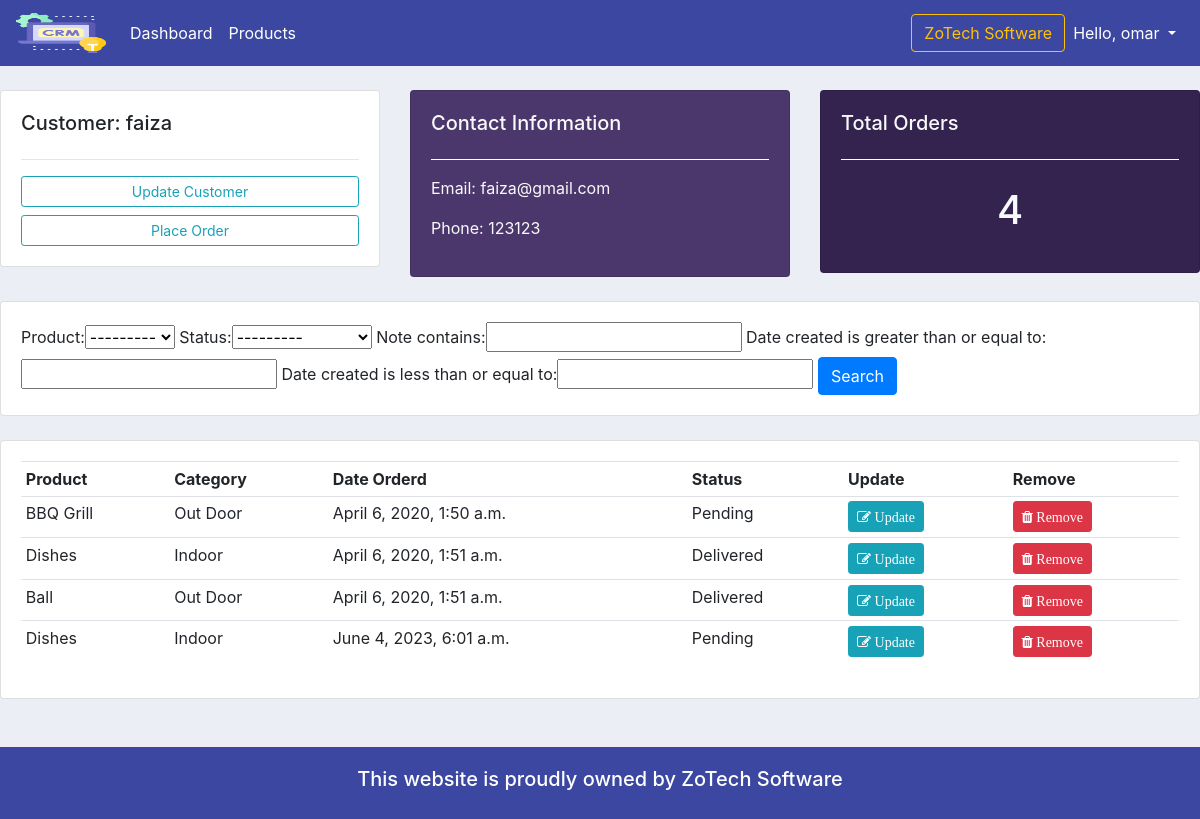
The page /customer/2/ (signed in) on the database its author committed.
### accounts/models.py (models this page shows, shortened)
class Customer(models.Model):
    user = models.OneToOneField(User, null=True, blank=True, on_delete=models.CASCADE) # one to one relationships(one customer can have one user and one user can have one customer)
    name = models.CharField(max_length=200, null=True)
    phone = models.CharField(max_length=200, null=True)
    email = models.CharField(max_length=200, null=True)
    profile_pic = models.ImageField(default="profile1.png", null=True, blank=True)
    date_created = models.DateTimeField(auto_now_add=True, null=True)

class Order(models.Model):
    STATUS = (
        ('Pending', 'Pending'),
        ('Out for delivery', 'Out for delivery'),
        ('Delivered', 'Delivered'),
    )
    customer = models.ForeignKey(Customer, null=True, on_delete=models.SET_NULL) # one to many relationships
    product = models.ForeignKey(Product, null=True, on_delete=models.SET_NULL) # one to many relationships
    date_created = models.DateTimeField(auto_now_add=True, null=True)
    status = models.CharField(max_length=200, null=True, choices=STATUS)
    note = models.CharField(max_length=1000, null=True) # for custom Search

class Product(models.Model):
    CATEGORY = (
        ('Indoor', 'Indoor'),
        ('Out Door', 'Out Door'),
    )
    name = models.CharField(max_length=200, null=True)
    price = models.FloatField(null=True)
    category = models.CharField(max_length=200, null=True, choices=CATEGORY)
    description = models.CharField(max_length=200, null=True, blank=True)
    date_created = models.DateTimeField(auto_now_add=True, null=True)
    tags = models.ManyToManyField(Tag) # Many to Many relationships
    def __str__(self):
        return self.name

### accounts/decorators.py (the view)
        def wrapper_func(request, *args, **kwargs):
            group = None
            if request.user.groups.exists():
                group = request.user.groups.all()[0].name # index it first one by [0]
            if group in allowed_roles:     # [] admin/staff/customer what ever it is.
                return view_func(request, *args, **kwargs)
            else:
                return HttpResponse('You are not authorized to view this page')

### accounts/views.py (called while the page is built)
@login_required(login_url='login')
@allowed_users(allowed_roles=['admin']) # we can add more like - ['admin', 'staff', etc]
def customer(request, pk):
    customer = Customer.objects.get(id=pk)
    orders = customer.order_set.all()  # order_set means customers child order from model fields
    order_count = orders.count()
    myFilter = OrderFilter(request.GET, queryset=orders)
    orders = myFilter.qs
    context = {
        'customer':customer,
        'orders':orders,
        'order_count':order_count,
        'myFilter':myFilter
    }
    return render(request, 'accounts/customer.html', context)

### accounts/templates/accounts/customer.html
{%  extends 'accounts/main.html' %}
{% load bootstrap4 %}
{% block content %}
	<br>
<div class="row">
	<div class="col-md">
		<div class="card card-body">
			<h5>Customer: {{ customer.name }}</h5>
			<hr>
			<a class="btn btn-outline-info  btn-sm btn-block" href="">Update Customer</a>
			<a class="btn btn-outline-info  btn-sm btn-block" href="{% url 'createOrder' customer.id %}">Place Order</a>
		</div>
	</div>
	<div class="col-md">
		<div class="card card-body text-light" style="background-color: #4c376c;">
			<h5>Contact Information</h5>
			<hr style="border-color: #ffffff;">
			<p>Email: {{ customer.email }}</p>
			<p>Phone: {{ customer.phone }}</p>
		</div>
	</div>
	<div class="col-md">
		<div class="card card-body text-light" style="background-color: #34224f;">
			<h5>Total Orders</h5>
			<hr style="border-color: #ffffff;">
			<h1 style="text-align: center;padding: 10px">{{ order_count }}</h1>
		</div>
	</div>
</div>
<br>
<div class="row">
	<div class="col">
		<div class="card card-body">
			<form method="get">
					{{ myFilter.form }}
		    <button class="btn btn-primary" type="submit">Search</button>
		  </form>
		</div>
	</div>
</div>
<br>
<div class="row">
	<div class="col-md">
		<div class="card card-body">
			<table class="table table-sm">
				<tr>
					<th>Product</th>
					<th>Category</th>
					<th>Date Orderd</th>
					<th>Status</th>
					<th>Update</th>
					<th>Remove</th>
				</tr>
				{% for order in orders %}
					<tr>
						<td>{{ order.product }}</td>
						<td>{{ order.product.category }}</td>
						<td>{{ order.date_created }}</td>
						<td>{{ order.status }}</td>
						<td><a class="btn btn-sm btn-info" href="{% url 'updateOrder' order.id %}"><i class="fa fa-edit"> Update</i></a></td>
						<td><a class="btn btn-sm btn-danger" href="{% url 'delete_order' order.id %}"><i class="fa fa-trash"> Remove</i></a></td>
					</tr>
				{% endfor %}
			</table>
		</div>
	</div>
</div>
{% endblock %}

### accounts/templates/accounts/navbar.html (shortened to what this page needs)
{% load static %}
{% load qr_code %}
<nav class="navbar navbar-expand-lg navbar-dark" style="background-color: #3B47A1;">
  <a class="navbar-brand" href="{% url 'home' %}">
    <img src="{% static 'images/logo.png' %}" width="90" height="40" alt="">
  </a>
  <div class="collapse navbar-collapse" id="navbarSupportedContent">
    <ul class="navbar-nav mr-auto">
      {% if request.user.is_staff %}
      <li class="nav-item active">
        <a class="nav-link" href="{% url 'home' %}">Dashboard</a>
      </li>
      <li class="nav-item active">
        <a class="nav-link" href="{% url 'products' %}">Products</a>
      </li>
      {% else %}
      <li class="nav-item active">
        <a class="nav-link" href="{% url 'account' %}">Settings</a>
      </li>
      {% endif %}
    </ul>
    <button type="button" class="btn btn-outline-warning my-2 my-sm-0" data-toggle="modal" data-target="#myModal">ZoTech
      Software </button>
    <ul class="navbar-nav">
      <li class="nav-item dropdown">
        <a class="nav-link dropdown-toggle" href="#" id="navbarDropdown" role="button" data-toggle="dropdown"
          aria-haspopup="true" aria-expanded="false" style="color: #fff;">
          Hello, {{request.user}}
        </a>
      </li>
    </ul>
  </div>
</nav>

### static/css/main.css (style rules this page uses)
body { background-color: #ebeff5; }

### rows shown on the page
Customer: name "faiza", email "faiza@gmail.com", phone "123123"
Order: product "BBQ Grill", product.category "Out Door", date_created "April 6, 2020, 1:50 a.m.", status "Pending"
Order: product "Dishes", product.category "Indoor", date_created "April 6, 2020, 1:51 a.m.", status "Delivered"
Order: product "Ball", product.category "Out Door", date_created "April 6, 2020, 1:51 a.m.", status "Delivered"
Order: product "Dishes", product.category "Indoor", date_created "June 4, 2023, 6:01 a.m.", status "Pending"

### other values the page prints
{{ request.user }} "omar"
{{ order_count }} "4"
